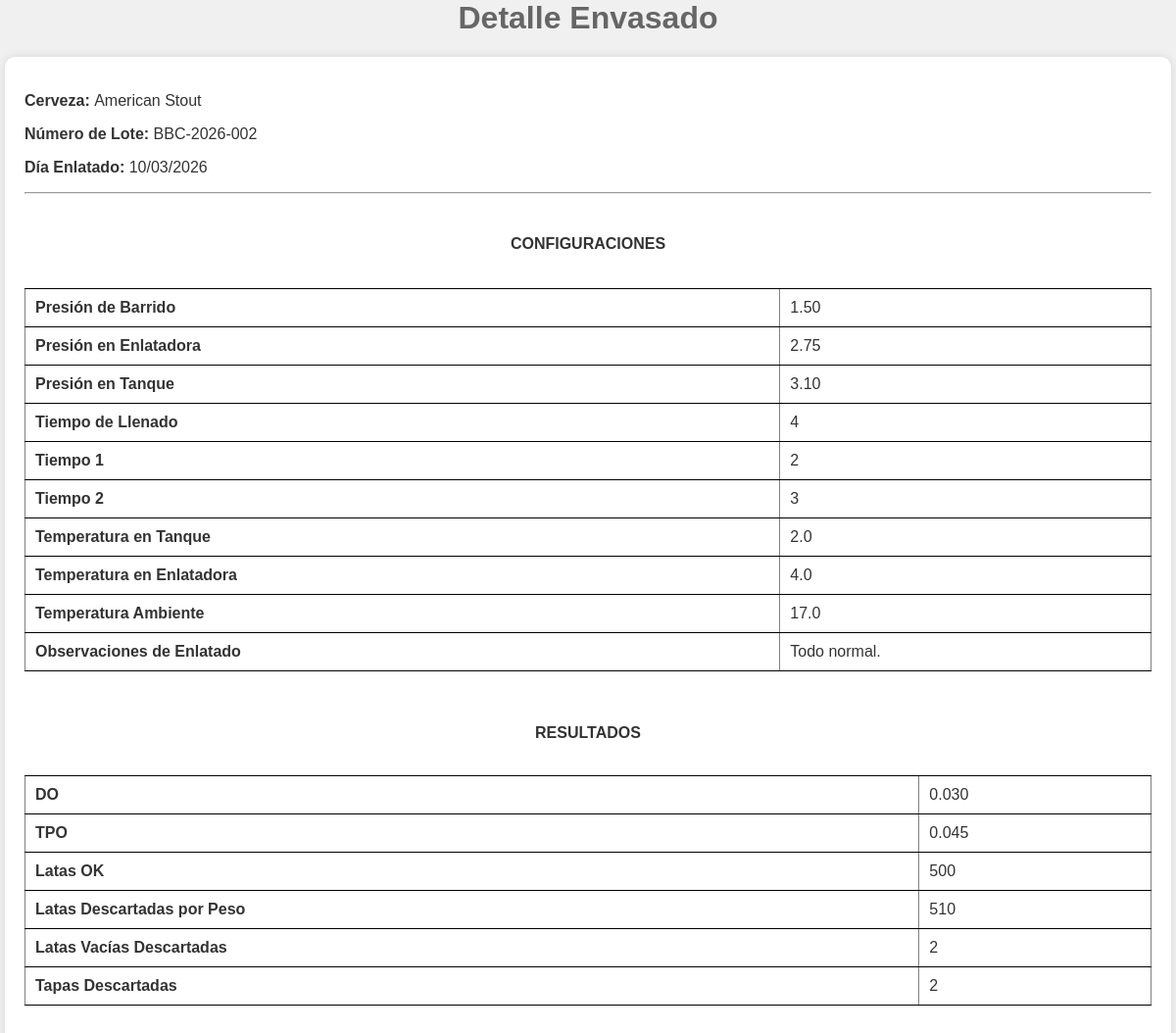
The app's page /detalleEnvasado.php?lote_id=2 with its own data.
### tables this page shows
CREATE TABLE IF NOT EXISTS `estilos_cerveza` (
  `id`            INT UNSIGNED NOT NULL AUTO_INCREMENT,
  `nombre`        VARCHAR(150) NOT NULL,
  `descripcion`   TEXT,
  `duracion_dias` INT          NOT NULL DEFAULT 21,
  `color`         VARCHAR(7)   DEFAULT NULL,
  PRIMARY KEY (`id`),
  UNIQUE KEY `uq_estilo_nombre` (`nombre`)
);

CREATE TABLE IF NOT EXISTS `lotes_cerveza` (
  `id`                    INT UNSIGNED  NOT NULL AUTO_INCREMENT,
  `estilo_id`             INT UNSIGNED  DEFAULT NULL,
  `numero_lote`           VARCHAR(50)   NOT NULL,
  `fecha_elaboracion`     DATE          DEFAULT NULL,
  `og`                    DECIMAL(5,3)  DEFAULT NULL,
  `fg`                    DECIMAL(5,3)  DEFAULT NULL,
  `ibu`                   INT           DEFAULT NULL,
  `abv`                   DECIMAL(4,2)  DEFAULT NULL,
  `co2`                   DECIMAL(4,2)  DEFAULT NULL,
  `ph_mosto`              DECIMAL(3,1)  DEFAULT NULL,
  `ph_fin_fermentacion`   DECIMAL(3,1)  DEFAULT NULL,
  `ca_mas_2`              DECIMAL(6,2)  DEFAULT NULL,
  `mg_mas_2`              DECIMAL(6,2)  DEFAULT NULL,
  `na_mas_2`              DECIMAL(6,2)  DEFAULT NULL,
  `cl_menos`              DECIMAL(6,2)  DEFAULT NULL,
  `so04_menos_2`          DECIMAL(6,2)  DEFAULT NULL,
  `carb_level`            DECIMAL(4,2)  DEFAULT NULL,
  `litros_a_fermentador`  DECIMAL(8,2)  DEFAULT NULL,
  `litros_envasados`      DECIMAL(8,2)  DEFAULT NULL,
  `dia_envasado`          DATE          DEFAULT NULL,
  `DO`                    DECIMAL(5,3)  DEFAULT NULL,
  `DF`                    DECIMAL(5,3)  DEFAULT NULL,
  `fermentador_id`        INT UNSIGNED  DEFAULT NULL,
  `reporteRED`            INT UNSIGNED  DEFAULT NULL,
  `reporteOSMO`           INT UNSIGNED  DEFAULT NULL,
  `comentarios`           TEXT,
  `cata_habilitada`       TINYINT(1)    NOT NULL DEFAULT 0,
  PRIMARY KEY (`id`),
  UNIQUE KEY `uq_numero_lote` (`numero_lote`),
  FOREIGN KEY (`estilo_id`)    REFERENCES `estilos_cerveza`(`id`),
  FOREIGN KEY (`fermentador_id`) REFERENCES `fermentadores`(`id`)
);

CREATE TABLE IF NOT EXISTS `lotesenlatado` (
  `id`                    INT UNSIGNED  NOT NULL AUTO_INCREMENT,
  `id_lote`               INT UNSIGNED  NOT NULL,
  `diaEnlatado`           DATE          DEFAULT NULL,
  `presionbarrido`        DECIMAL(5,2)  DEFAULT NULL,
  `presionenenlatadora`   DECIMAL(5,2)  DEFAULT NULL,
  `presionentanque`       DECIMAL(5,2)  DEFAULT NULL,
  `tiempollenado`         INT           DEFAULT NULL,
  `tiempo1`               INT           DEFAULT NULL,
  `tiempo2`               INT           DEFAULT NULL,
  `tempentanque`          DECIMAL(4,1)  DEFAULT NULL,
  `tempenenlatadora`      DECIMAL(4,1)  DEFAULT NULL,
  `tempambiente`          DECIMAL(4,1)  DEFAULT NULL,
  `observacionesenlatado` TEXT,
  `disoxigen`             DECIMAL(5,3)  DEFAULT NULL,
  `tpo`                   DECIMAL(5,3)  DEFAULT NULL,
  `latascerradasDes`      INT           DEFAULT NULL,
  `latasvaciasDes`        INT           DEFAULT NULL,
  `tapasDes`              INT           DEFAULT NULL,
  `latasOK`               INT           DEFAULT NULL,
  PRIMARY KEY (`id`),
  FOREIGN KEY (`id_lote`) REFERENCES `lotes_cerveza`(`id`)
);

### detalleEnvasado.php (the view, shortened to what this page needs)
<!DOCTYPE html>
<html lang="es">
<head>
    <link rel="stylesheet" href="css/styles.css">
</head>
<body>
    <h1>Detalle Envasado</h1>
    <div class="container">
        <?php
        if (isset($_GET['lote_id']) && !empty($_GET['lote_id'])) {
            $lote_id = $_GET['lote_id'];
			include 'conexion.php';
            $sql_lote = "SELECT estilo_id, numero_lote FROM lotes_cerveza WHERE id = $lote_id";
            $result_lote = $conn->query($sql_lote);
			if ($result_lote->num_rows > 0) {
                $row_lote = $result_lote->fetch_assoc();
                $estilo_id = $row_lote['estilo_id'];
                $numero_lote = $row_lote['numero_lote'];
                $sql_estilo = "SELECT nombre FROM estilos_cerveza WHERE id = $estilo_id";
                $result_estilo = $conn->query($sql_estilo);
                $row_estilo = $result_estilo->fetch_assoc();
                $nombre_estilo = $row_estilo['nombre'];
				echo "<p><strong>Cerveza: </strong> $nombre_estilo</p>";
				echo "<p><strong>Número de Lote: </strong> $numero_lote</p>";
             }
$sql = "SELECT * FROM lotesenlatado WHERE id_lote = $lote_id";
$result = $conn->query($sql);
if ($result->num_rows > 0) {
    echo "<div id='detallesEnvasado'>";
    echo "<table border='1'>";
    while($row = $result->fetch_assoc()) {
		echo "<p><strong>Día Enlatado: </strong>" . date('d/m/Y', strtotime($row["diaEnlatado"])) . "</p>";
		echo "<hr><br>";
		echo "<p style='text-align: center;'><strong>CONFIGURACIONES</strong></p>";
		echo "<table border='1'>";
		echo "<tr><td><strong>Presión de Barrido</strong></td><td>" . $row["presionbarrido"] . "</td></tr>";
		echo "<tr><td><strong>Presión en Enlatadora</strong></td><td>" . $row["presionenenlatadora"] . "</td></tr>";
		echo "<tr><td><strong>Presión en Tanque</strong></td><td>" . $row["presionentanque"] . "</td></tr>";
		echo "<tr><td><strong>Tiempo de Llenado</strong></td><td>" . $row["tiempollenado"] . "</td></tr>";
		echo "<tr><td><strong>Tiempo 1</strong></td><td>" . $row["tiempo1"] . "</td></tr>";
		echo "<tr><td><strong>Tiempo 2</strong></td><td>" . $row["tiempo2"] . "</td></tr>";
		echo "<tr><td><strong>Temperatura en Tanque</strong></td><td>" . $row["tempentanque"] . "</td></tr>";
		echo "<tr><td><strong>Temperatura en Enlatadora</strong></td><td>" . $row["tempenenlatadora"] . "</td></tr>";
		echo "<tr><td><strong>Temperatura Ambiente</strong></td><td>" . $row["tempambiente"] . "</td></tr>";
		echo "<tr><td><strong>Observaciones de Enlatado</strong></td><td>" . $row["observacionesenlatado"] . "</td></tr>";
		echo "</table><br>";
		echo "<p style='text-align: center;'><strong>RESULTADOS</strong></p><br>";
		echo "<table border='1'>";
		echo "<tr><td><strong>DO</strong></td><td>" . $row["disoxigen"] . "</td></tr>";
		echo "<tr><td><strong>TPO</strong></td><td>" . $row["tpo"] . "</td></tr>";
		echo "<tr><td><strong>Latas OK</strong></td><td>" . $row["latasOK"] . "</td></tr>";
		echo "<tr><td><strong>Latas Descartadas por Peso</strong></td><td>" . $row["latascerradasDes"] . "</td></tr>";
		echo "<tr><td><strong>Latas Vacías Descartadas</strong></td><td>" . $row["latasvaciasDes"] . "</td></tr>";
		echo "<tr><td><strong>Tapas Descartadas</strong></td><td>" . $row["tapasDes"] . "</td></tr>";
		echo "</table>";
    }
} else {
    echo "No se encontró ningún registro con el ID de lote proporcionado.";
}
        } else {
            echo "<p>No se proporcionó un ID de lote válido.</p>";
        }
        ?>
    </div>
</body>
</html>

### css/styles.css (style rules this page uses)
body { font-family: Arial, sans-serif; margin: 0; padding: 0; background-color: #f0f0f0; color: #333; }
.container { max-width: 1150px; margin: 0 auto; padding: 20px; background-color: #fff; border-radius: 10px; box-shadow: 0 0 10px rgba(0, 0, 0, 0.1); }
h1 { margin-top: 0; color: #666; text-align: center; }
table { width: 100%; border-collapse: collapse; margin-bottom: 20px; }
table th, table td { padding: 10px; text-align: left; border-bottom: 1px solid black; }
table tr:first-child { border-top: 1px solid black; }

### records on screen
estilos_cerveza: nombre "American Stout"
lotes_cerveza: numero_lote "BBC-2026-002"
lotesenlatado: diaEnlatado "10/03/2026", presionbarrido "1.50", presionenenlatadora "2.75", presionentanque "3.10", tiempollenado "4", tiempo1 "2", tiempo2 "3", tempentanque "2.0", tempenenlatadora "4.0", tempambiente "17.0", observacionesenlatado "Todo normal.", disoxigen "0.030", tpo "0.045", latasOK "500", latascerradasDes "510", latasvaciasDes "2", tapasDes "2"
